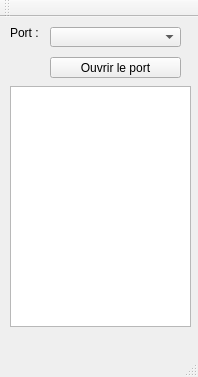
<?xml version="1.0" encoding="UTF-8"?>
<ui version="4.0">
 <class>QtSerialComClass</class>
 <widget class="QMainWindow" name="QtSerialComClass">
  <property name="geometry">
   <rect>
    <x>0</x>
    <y>0</y>
    <width>198</width>
    <height>377</height>
   </rect>
  </property>
  <property name="windowTitle">
   <string>QtSerialCom</string>
  </property>
  <widget class="QWidget" name="centralWidget">
   <widget class="QComboBox" name="comboBox">
    <property name="geometry">
     <rect>
      <x>50</x>
      <y>10</y>
      <width>131</width>
      <height>20</height>
     </rect>
    </property>
   </widget>
   <widget class="QLabel" name="Port">
    <property name="geometry">
     <rect>
      <x>10</x>
      <y>0</y>
      <width>61</width>
      <height>31</height>
     </rect>
    </property>
    <property name="text">
     <string>Port :</string>
    </property>
   </widget>
   <widget class="QLabel" name="PortStatus">
    <property name="geometry">
     <rect>
      <x>210</x>
      <y>30</y>
      <width>181</width>
      <height>20</height>
     </rect>
    </property>
    <property name="text">
     <string/>
    </property>
   </widget>
   <widget class="QPushButton" name="OpenPortButton">
    <property name="geometry">
     <rect>
      <x>50</x>
      <y>40</y>
      <width>131</width>
      <height>21</height>
     </rect>
    </property>
    <property name="text">
     <string>Ouvrir le port</string>
    </property>
   </widget>
   <widget class="QPlainTextEdit" name="TextBox">
    <property name="geometry">
     <rect>
      <x>10</x>
      <y>69</y>
      <width>181</width>
      <height>241</height>
     </rect>
    </property>
   </widget>
  </widget>
  <widget class="QMenuBar" name="menuBar">
   <property name="geometry">
    <rect>
     <x>0</x>
     <y>0</y>
     <width>198</width>
     <height>20</height>
    </rect>
   </property>
  </widget>
  <widget class="QToolBar" name="mainToolBar">
   <attribute name="toolBarArea">
    <enum>TopToolBarArea</enum>
   </attribute>
   <attribute name="toolBarBreak">
    <bool>false</bool>
   </attribute>
  </widget>
  <widget class="QStatusBar" name="statusBar"/>
 </widget>
 <layoutdefault spacing="6" margin="11"/>
 <resources>
  <include location="QtSerialCom.qrc"/>
 </resources>
 <connections>
  <connection>
   <sender>OpenPortButton</sender>
   <signal>clicked()</signal>
   <receiver>QtSerialComClass</receiver>
   <slot>OpenPort()</slot>
   <hints>
    <hint type="sourcelabel">
     <x>115</x>
     <y>107</y>
    </hint>
    <hint type="destinationlabel">
     <x>237</x>
     <y>202</y>
    </hint>
   </hints>
  </connection>
 </connections>
 <slots>
  <slot>OpenPort()</slot>
  <slot>onSendMessageButtonClicked()</slot>
 </slots>
</ui>
